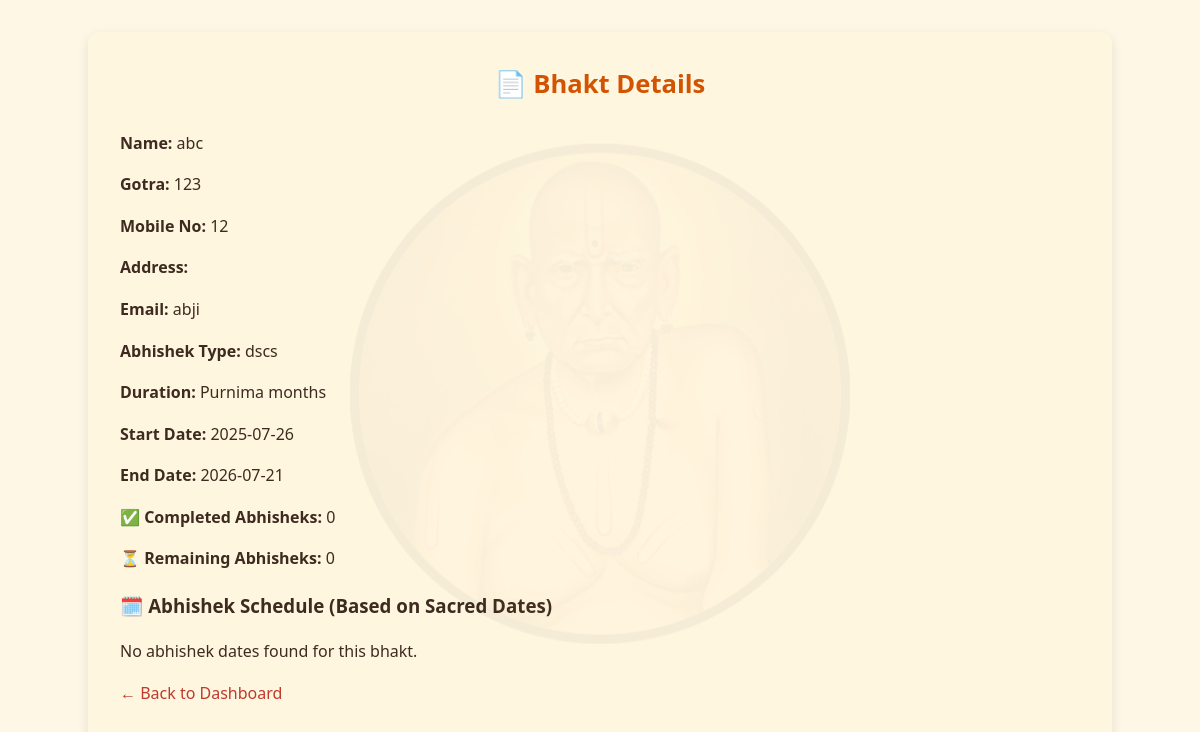
Screenshot of /bhakt/5 with the database file from the repository.
### tables this page shows
CREATE TABLE bhakts (
    id INTEGER PRIMARY KEY AUTOINCREMENT,
    name TEXT NOT NULL,
    mobile TEXT,
    address TEXT,
    abhishek_type TEXT,
    start_date TEXT,
    end_date TEXT,
    duration_months INTEGER,
    email TEXT,
    gotra TEXT
);

### app.py (the view)
@app.route('/bhakt/<int:bhakt_id>')
def bhakt_detail(bhakt_id):
    with sqlite3.connect(DB_PATH) as conn:
        c = conn.cursor()
        c.execute("SELECT * FROM bhakts WHERE id = ?", (bhakt_id,))
        b = c.fetchone()
    if not b:
        return "भक्त सापडला नाही." , 404  # Marathi fallback or message
    with open(SACRED_JSON_PATH, 'r', encoding='utf-8') as f:
        sacred_data = json.load(f)
    name, gotra, abhishek_type = b[1], b[2], b[3]
    duration, start_date, end_date = b[4], b[5], b[6]
    schedule = get_enriched_dates(abhishek_type, duration, start_date, bhakt_id, sacred_data)
    completed = sum(1 for d in schedule if d.get("completed"))
    remaining = len(schedule) - completed
    return render_template(
        'bhakt_detail.html',
        bhakt=b,
        schedule=schedule,
        completed=completed,
        remaining=remaining
    )

### app.py (called while the page is built, shortened)
def get_enriched_dates(abhishek_type, duration, start_date_str, bhakt_id, sacred_data):
    sacred_dates = sacred_data.get(abhishek_type, [])
    start_date = datetime.strptime(start_date_str, "%Y-%m-%d")
    all_dates = [
        datetime.strptime(d, "%Y-%m-%d")
        for d in sacred_dates
        if start_date <= datetime.strptime(d, "%Y-%m-%d") <= start_date + relativedelta(months=+int(duration))
    ]
    conn = sqlite3.connect(DB_PATH)
    c = conn.cursor()
    c.execute("SELECT completed_date FROM completed_abhisheks WHERE bhakt_id=? AND abhishek_type=?", (bhakt_id, abhishek_type))
    completed_dates = {row[0] for row in c.fetchall()}
    conn.close()
    enriched = []
    return enriched

@app.context_processor
def inject_now():
    return {'now': lambda: datetime.now()}

### templates/bhakt_detail.html (shortened to what this page needs)
<!DOCTYPE html>
<html lang="en">
<head>
  <link rel="stylesheet" href="{{ url_for('static', filename='css/style.css') }}">
</head>
<body>
  <div class="container">
    <h2>📄 Bhakt Details</h2>
    <p><strong>Name:</strong> {{ bhakt[1] }}</p>
    <p><strong>Gotra:</strong> {{ bhakt[2] }}</p>
    <p><strong>Mobile No:</strong> {{ bhakt[7] }}</p>
    <p><strong>Address:</strong> {{ bhakt[8] }}</p>
    {% if bhakt[9] %}
      <p><strong>Email:</strong> {{ bhakt[9] }}</p>
    {% endif %}
    <p><strong>Abhishek Type:</strong> {{ bhakt[3] }}</p>
    <p><strong>Duration:</strong> {{ bhakt[4] }} months</p>
    <p><strong>Start Date:</strong> {{ bhakt[5] }}</p>
    <p><strong>End Date:</strong> {{ bhakt[6] }}</p>
    <p><strong>✅ Completed Abhisheks:</strong> {{ completed }}</p>
    <p><strong>⏳ Remaining Abhisheks:</strong> {{ remaining }}</p>
    <h3>🗓️ Abhishek Schedule (Based on Sacred Dates)</h3>
    {% if schedule %}
      <ul>
        {% for date in schedule %}
          <li>
            📅 {{ date.date }} —
            {% if date.completed %}
              ✅ Completed
            {% else %}
              ⏳ Pending
            {% endif %}
          </li>
        {% endfor %}
      </ul>
    {% else %}
      <p>No abhishek dates found for this bhakt.</p>
    {% endif %}
    <p><a href="{{ url_for('dashboard') }}">← Back to Dashboard</a></p>
  </div>
</body>
</html>

### static/css/style.css (style rules this page uses)
body { background-color: #fff7e6; font-family: 'Segoe UI', sans-serif; margin: 0; padding: 0; color: #3d2b1f; text-align: center; background-image: url("/static/img/swami-bg-pattern.png"); background-repeat: repeat-y; background-position: center top; background-size: cover; background-attachment: fixed; line-height: 1.6; }
.container, .dashboard-container, .login-container { background-color: #fff6e0; border-radius: 12px; padding: 2em; box-shadow: 0 4px 12px rgba(0, 0, 0, 0.1); margin: 2em auto; max-width: 1000px; width: 80%; text-align: left; position: relative; z-index: 1; transition: transform 0.2s ease; }
.container::before, .login-container::before { content: ""; background: url("/static/img/swami-icon.png") no-repeat center center; background-size: 50%; opacity: 0.04; position: absolute; top: 50%; left: 50%; transform: translate(-50%, -50%); width: 100%; height: 100%; z-index: 0; pointer-events: none; }
.container h2, .dashboard-container h2, .login-container h2 { color: #d35400; margin-top: 0; margin-bottom: 1em; text-align: center; font-size: 1.6rem; }
a { color: #c0392b; text-decoration: none; }

### rows the page displays
bhakts: name "abc", mobile "123", duration_months "12", gotra "abji", address "dscs", abhishek_type "Purnima", start_date "2025-07-26", end_date "2026-07-21"

### other values shown
{{ completed }} "0"
{{ remaining }} "0"
